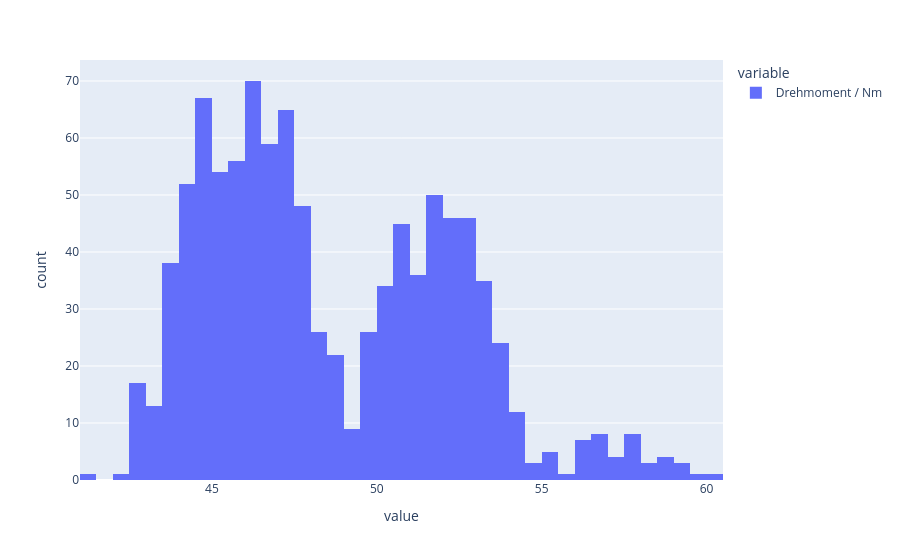

Write notebook code for a chart like this one.
### Markdown cell above
Ich vermute, dass der Unterschied zwischen **arithmetischem Mittel (ca. `48.56 Nm`)** und **Median (ca. `47.52 Nm`)** daher kommt, dass es einige wenige "Ausreißer" mit besonders hohen Drehmoments-Werten in den Daten gibt, die den Durchschnitt stark beeinflussen.

Im untenstehenden Diagramm sieht man eindeutig zwei Häufungen an Werten, die rechts und links des Medians und Durchschnitts liegen. Diese Häufungen scheinen *Normalverteilungen* um ca. `46 Nm` (links) und `52 Nm` (rechts) abzubilden.
Eine dritte, in der Anzahl (also Höhe der Balken) deutlich kleinere Häufung befindet sich um ca. `57.5 Nm`.

Diese ist vermutlich für den Unterschied zwischen Median und arithmetischem Mittel verantwortlich, da Werte, die eine große Abweichung vom Durchschnitt aufweisen, diesen stärker beeinflussen, als Werte, die nur eine geringe Abweichung aufweisen.

### Code cell
df["Drehmoment / Nm"].plot(kind="histogram")

### Figure 1 — Plotly figure (JSON) as saved in the notebook; plotly's stock layout.template omitted (floating-point values rounded to 4 significant figures; data arrays with more than 128 entries replaced by an {"elided": "..."} marker saying what was removed)
{"data": [{"bingroup": "x", "hovertemplate": "variable=Drehmoment / Nm<br>value=%{x}<br>count=%{y}<extra></extra>", "legendgroup": "Drehmoment / Nm", "marker": {"color": "#636efa", "pattern": {"shape": ""}}, "name": "Drehmoment / Nm", "orientation": "v", "showlegend": true, "type": "histogram", "x": {"elided": "1000 float values"}, "xaxis": "x", "yaxis": "y"}], "layout": {"barmode": "relative", "legend": {"title": {"text": "variable"}, "tracegroupgap": 0}, "margin": {"t": 60}, "xaxis": {"anchor": "y", "domain": [0, 1], "title": {"text": "value"}}, "yaxis": {"anchor": "x", "domain": [0, 1], "title": {"text": "count"}}}}
